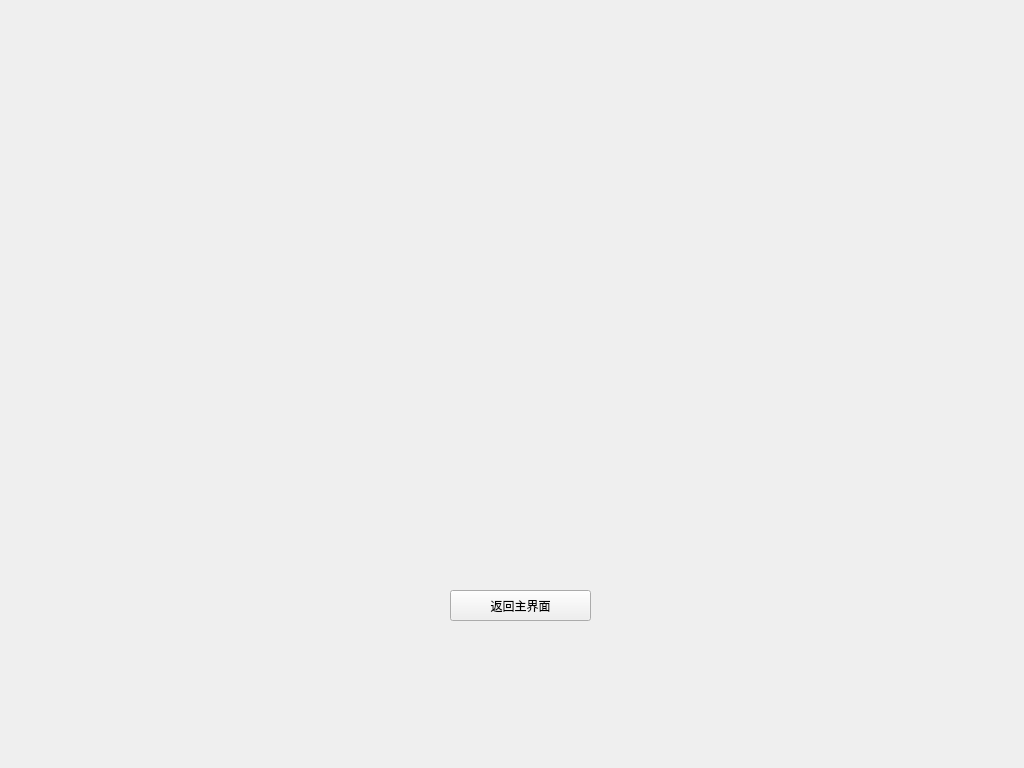
<?xml version="1.0" encoding="UTF-8"?>
<ui version="4.0">
 <class>TeamMenu</class>
 <widget class="QWidget" name="TeamMenu">
  <property name="geometry">
   <rect>
    <x>0</x>
    <y>0</y>
    <width>1024</width>
    <height>768</height>
   </rect>
  </property>
  <property name="windowTitle">
   <string>Form</string>
  </property>
  <widget class="QPushButton" name="pushButton">
   <property name="geometry">
    <rect>
     <x>450</x>
     <y>590</y>
     <width>141</width>
     <height>31</height>
    </rect>
   </property>
   <property name="text">
    <string>返回主界面</string>
   </property>
  </widget>
 </widget>
 <resources/>
 <connections/>
</ui>
